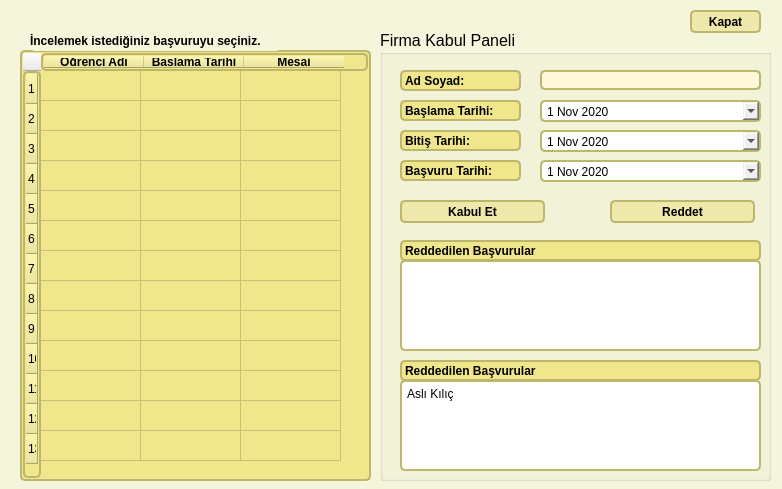
<?xml version="1.0" encoding="UTF-8"?>
<ui version="4.0">
 <class>MainWindow</class>
 <widget class="QMainWindow" name="MainWindow">
  <property name="geometry">
   <rect>
    <x>0</x>
    <y>0</y>
    <width>782</width>
    <height>489</height>
   </rect>
  </property>
  <property name="windowTitle">
   <string>Firma Basvuru Onay Sayfası</string>
  </property>
  <property name="styleSheet">
   <string notr="true">.QWidget {
   background-color: beige;
}

QDateEdit{
    border-width: 2px;
    border-color: darkkhaki;
    border-style: solid;
    border-radius: 5;
    padding: 3px;
    min-width: 9ex;
    min-height: 2.5ex;
}

/* Nice Windows-XP-style password character. */
QLineEdit[echoMode=&quot;2&quot;] {
    lineedit-password-character: 9679;
}

/* We provide a min-width and min-height for push buttons
   so that they look elegant regardless of the width of the text. */
QPushButton {
    background-color: palegoldenrod;
    border-width: 2px;
    border-color: darkkhaki;
    border-style: solid;
    border-radius: 5;
    padding: 3px;
    min-width: 9ex;
    min-height: 2.5ex;
}

QPushButton:hover {
   background-color: khaki;
}

/* Increase the padding, so the text is shifted when the button is
   pressed. */
QPushButton:pressed {
    padding-left: 5px;
    padding-top: 5px;
    background-color: #d0d67c;
}

QLabel, QAbstractButton {
    font: bold;
}

/* Mark mandatory fields with a brownish color. */
.mandatory {
    color: brown;
}

/* Bold text on status bar looks awful. */
QStatusBar QLabel {
   font: normal;
}

QStatusBar::item {
    border-width: 1;
    border-color: darkkhaki;
    border-style: solid;
    border-radius: 2;
}

QComboBox, QLineEdit, QSpinBox, QTextEdit, QListView {
    background-color: cornsilk;
    selection-color: #0a214c; 
    selection-background-color: #C19A6B;
	border-width: 2px;
    border-color: darkkhaki;
    border-style: solid;
    border-radius: 5;
}

QListView {
    show-decoration-selected: 1;
}

QListView::item:hover {
    background-color: wheat;
}

/* We reserve 1 pixel space in padding. When we get the focus,
   we kill the padding and enlarge the border. This makes the items
   glow. */
QLineEdit, QFrame {
    border-width: 2px;
    padding: 1px;
    border-style: solid;
    border-color: darkkhaki;
    border-radius: 5px;
}

/* As mentioned above, eliminate the padding and increase the border. */
QLineEdit:focus, QFrame:focus {
    border-width: 3px;
    padding: 0px;
}

/* A QLabel is a QFrame ... */
QLabel {
    border: none;
    padding: 0;
    background: none;
}

/* A QToolTip is a QLabel ... */
QToolTip {
    border: 2px solid darkkhaki;
    padding: 5px;
    border-radius: 3px;
    opacity: 200;
}

/* Nice to have the background color change when hovered. */
QRadioButton:hover, QCheckBox:hover {
    background-color: wheat;
}

/* Force the dialog's buttons to follow the Windows guidelines. */
QDialogButtonBox {
    button-layout: 0;
}

QTabWidget::pane { /* The tab widget frame */
    border-top: 2px solid #C2C7CB;
}

QTabWidget::tab-bar {
    left: 5px; /* move to the right by 5px */
}

/* Style the tab using the tab sub-control. Note that
    it reads QTabBar _not_ QTabWidget */
QTabBar::tab {
    background: palegoldenrod(x1: 0, y1: 0, x2: 0, y2: 1,
                                stop: 0 #E1E1E1, stop: 0.4 #DDDDDD,
                                stop: 0.5 #D8D8D8, stop: 1.0 #D3D3D3);
   border-width: 2px;
    border-color: darkkhaki;
    border-style: solid;
    border-top-left-radius: 4px;
    border-top-right-radius: 4px;
    min-width: 8ex;
    padding: 2px;
}

QTabBar::tab:selected, QTabBar::tab:hover {
    background-color: palegoldenrod;
}

QTabBar::tab:selected {
	border-width: 2px;
    border-color: darkkhaki;
    border-style: solid;
    border-bottom-color: #darkkhaki; /* same as pane color */
}

QTabBar::tab:!selected {
    margin-top: 2px; /* make non-selected tabs look smaller */
}

QFrame{
	background-color: khaki;
    border-width: 2px;
    border-color: darkkhaki;
    border-style: solid;
    border-radius: 5;
	
}

QPlainTextEdit{
	
	background-color: rgb(255, 255, 255);
}</string>
  </property>
  <widget class="QWidget" name="centralwidget">
   <widget class="QTableWidget" name="tblwBasvuruListesi">
    <property name="geometry">
     <rect>
      <x>20</x>
      <y>50</y>
      <width>351</width>
      <height>431</height>
     </rect>
    </property>
    <property name="rowCount">
     <number>13</number>
    </property>
    <property name="columnCount">
     <number>3</number>
    </property>
    <row/>
    <row/>
    <row/>
    <row/>
    <row/>
    <row/>
    <row/>
    <row/>
    <row/>
    <row/>
    <row/>
    <row/>
    <row/>
    <column>
     <property name="text">
      <string>Öğrenci Adı</string>
     </property>
     <property name="font">
      <font>
       <weight>75</weight>
       <bold>true</bold>
      </font>
     </property>
    </column>
    <column>
     <property name="text">
      <string>Başlama Tarihi</string>
     </property>
     <property name="font">
      <font>
       <pointsize>9</pointsize>
       <weight>75</weight>
       <bold>true</bold>
      </font>
     </property>
    </column>
    <column>
     <property name="text">
      <string>Mesaj</string>
     </property>
     <property name="font">
      <font>
       <pointsize>9</pointsize>
       <weight>75</weight>
       <bold>true</bold>
      </font>
     </property>
    </column>
   </widget>
   <widget class="QGroupBox" name="firmakabul">
    <property name="geometry">
     <rect>
      <x>380</x>
      <y>30</y>
      <width>391</width>
      <height>451</height>
     </rect>
    </property>
    <property name="font">
     <font>
      <pointsize>12</pointsize>
     </font>
    </property>
    <property name="title">
     <string>Firma Kabul Paneli</string>
    </property>
    <widget class="QLabel" name="lblAdSoyad">
     <property name="geometry">
      <rect>
       <x>20</x>
       <y>40</y>
       <width>121</width>
       <height>21</height>
      </rect>
     </property>
     <property name="text">
      <string>Ad Soyad:</string>
     </property>
    </widget>
    <widget class="QLineEdit" name="lineAdSoyad">
     <property name="geometry">
      <rect>
       <x>160</x>
       <y>40</y>
       <width>221</width>
       <height>20</height>
      </rect>
     </property>
    </widget>
    <widget class="QLabel" name="lblBaslamaTarihi">
     <property name="geometry">
      <rect>
       <x>20</x>
       <y>70</y>
       <width>121</width>
       <height>21</height>
      </rect>
     </property>
     <property name="text">
      <string>Başlama Tarihi:</string>
     </property>
    </widget>
    <widget class="QLabel" name="lblBitisTarihi">
     <property name="geometry">
      <rect>
       <x>20</x>
       <y>100</y>
       <width>121</width>
       <height>21</height>
      </rect>
     </property>
     <property name="text">
      <string>Bitiş Tarihi:</string>
     </property>
    </widget>
    <widget class="QLabel" name="lblBasvuruTarihi">
     <property name="geometry">
      <rect>
       <x>20</x>
       <y>130</y>
       <width>121</width>
       <height>21</height>
      </rect>
     </property>
     <property name="text">
      <string>Başvuru Tarihi:</string>
     </property>
    </widget>
    <widget class="QDateEdit" name="dateBaslamaTarihi">
     <property name="geometry">
      <rect>
       <x>160</x>
       <y>70</y>
       <width>221</width>
       <height>22</height>
      </rect>
     </property>
     <property name="contextMenuPolicy">
      <enum>Qt::DefaultContextMenu</enum>
     </property>
     <property name="buttonSymbols">
      <enum>QAbstractSpinBox::UpDownArrows</enum>
     </property>
     <property name="calendarPopup">
      <bool>true</bool>
     </property>
     <property name="date">
      <date>
       <year>2020</year>
       <month>11</month>
       <day>1</day>
      </date>
     </property>
    </widget>
    <widget class="QDateEdit" name="dateBitisTarihi">
     <property name="geometry">
      <rect>
       <x>160</x>
       <y>100</y>
       <width>221</width>
       <height>22</height>
      </rect>
     </property>
     <property name="contextMenuPolicy">
      <enum>Qt::DefaultContextMenu</enum>
     </property>
     <property name="buttonSymbols">
      <enum>QAbstractSpinBox::UpDownArrows</enum>
     </property>
     <property name="calendarPopup">
      <bool>true</bool>
     </property>
     <property name="date">
      <date>
       <year>2020</year>
       <month>11</month>
       <day>1</day>
      </date>
     </property>
    </widget>
    <widget class="QDateEdit" name="dateBasvuruTarihi">
     <property name="geometry">
      <rect>
       <x>160</x>
       <y>130</y>
       <width>221</width>
       <height>22</height>
      </rect>
     </property>
     <property name="contextMenuPolicy">
      <enum>Qt::DefaultContextMenu</enum>
     </property>
     <property name="buttonSymbols">
      <enum>QAbstractSpinBox::UpDownArrows</enum>
     </property>
     <property name="calendarPopup">
      <bool>true</bool>
     </property>
     <property name="date">
      <date>
       <year>2020</year>
       <month>11</month>
       <day>1</day>
      </date>
     </property>
    </widget>
    <widget class="QPushButton" name="btnKabul">
     <property name="geometry">
      <rect>
       <x>20</x>
       <y>170</y>
       <width>145</width>
       <height>23</height>
      </rect>
     </property>
     <property name="text">
      <string>Kabul Et</string>
     </property>
    </widget>
    <widget class="QPushButton" name="btnRed">
     <property name="geometry">
      <rect>
       <x>230</x>
       <y>170</y>
       <width>145</width>
       <height>23</height>
      </rect>
     </property>
     <property name="text">
      <string>Reddet</string>
     </property>
    </widget>
    <widget class="QPlainTextEdit" name="textRedBasvuru">
     <property name="geometry">
      <rect>
       <x>20</x>
       <y>230</y>
       <width>361</width>
       <height>91</height>
      </rect>
     </property>
     <property name="styleSheet">
      <string notr="true">#yapilanisler{
	background-color: rgb(255, 255, 255);
}
</string>
     </property>
     <property name="plainText">
      <string/>
     </property>
    </widget>
    <widget class="QLabel" name="lblRedBasvuru">
     <property name="geometry">
      <rect>
       <x>20</x>
       <y>210</y>
       <width>361</width>
       <height>21</height>
      </rect>
     </property>
     <property name="text">
      <string>Reddedilen Başvurular</string>
     </property>
    </widget>
    <widget class="QPlainTextEdit" name="textKabulBasvuru">
     <property name="geometry">
      <rect>
       <x>20</x>
       <y>350</y>
       <width>361</width>
       <height>91</height>
      </rect>
     </property>
     <property name="styleSheet">
      <string notr="true">#yapilanisler{
	background-color: rgb(255, 255, 255);
}
</string>
     </property>
     <property name="plainText">
      <string>Aslı Kılıç</string>
     </property>
    </widget>
    <widget class="QLabel" name="lblKabulBasvuru">
     <property name="geometry">
      <rect>
       <x>20</x>
       <y>330</y>
       <width>361</width>
       <height>21</height>
      </rect>
     </property>
     <property name="text">
      <string>Reddedilen Başvurular</string>
     </property>
    </widget>
    <widget class="QGroupBox" name="groupBox">
     <property name="geometry">
      <rect>
       <x>720</x>
       <y>260</y>
       <width>311</width>
       <height>451</height>
      </rect>
     </property>
     <property name="font">
      <font>
       <pointsize>12</pointsize>
      </font>
     </property>
     <property name="title">
      <string>CV</string>
     </property>
    </widget>
   </widget>
   <widget class="QLabel" name="label_7">
    <property name="geometry">
     <rect>
      <x>30</x>
      <y>30</y>
      <width>251</width>
      <height>21</height>
     </rect>
    </property>
    <property name="styleSheet">
     <string notr="true">QLabel {
    border: none;
    padding: 0;
    
	background-color: beige;
}</string>
    </property>
    <property name="text">
     <string>İncelemek istediğiniz başvuruyu seçiniz.</string>
    </property>
   </widget>
   <widget class="QPushButton" name="btnKapat">
    <property name="geometry">
     <rect>
      <x>690</x>
      <y>10</y>
      <width>71</width>
      <height>23</height>
     </rect>
    </property>
    <property name="text">
     <string>Kapat</string>
    </property>
   </widget>
  </widget>
 </widget>
 <resources/>
 <connections/>
</ui>
